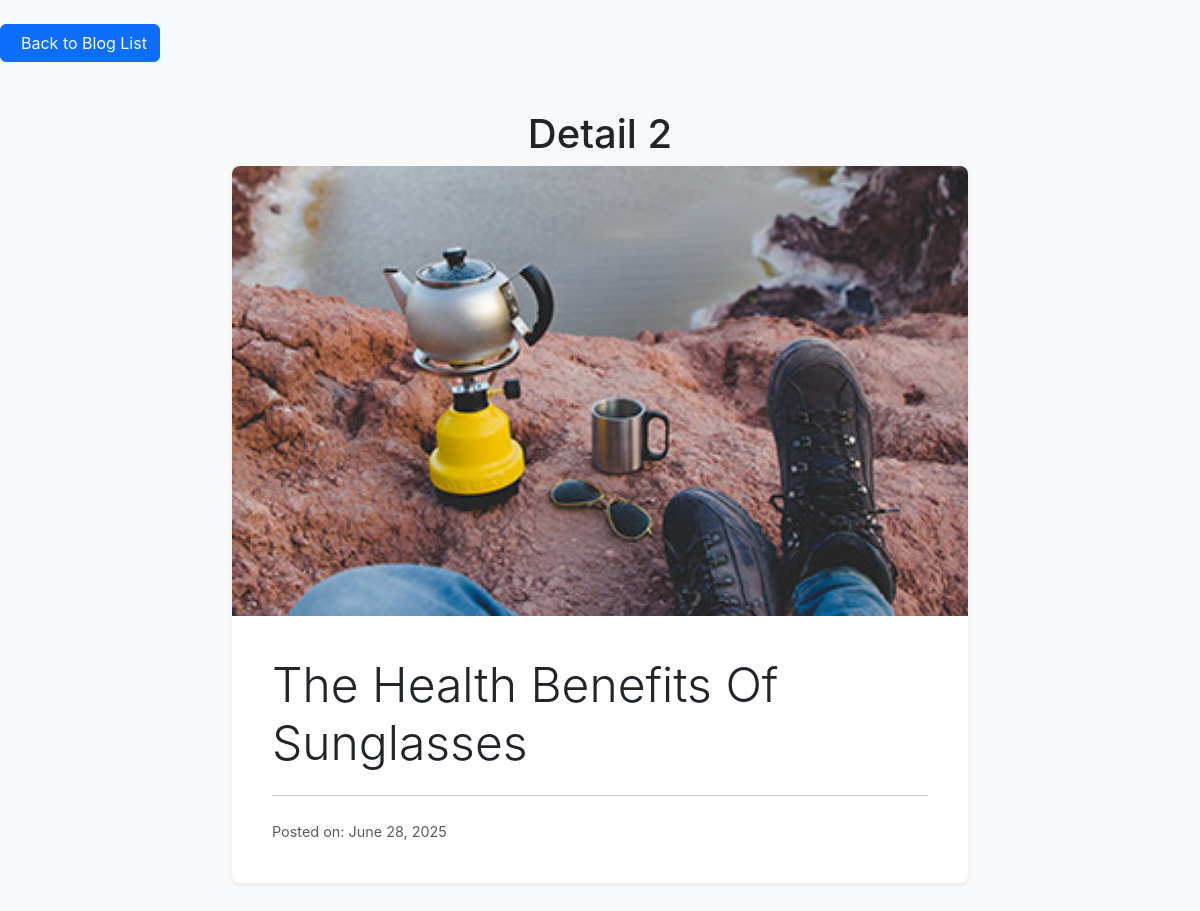
The app's page /blogs/detail/2/ with its own data.
### accounts/models.py (models this page shows, shortened)
class LatestNews(models.Model):
    CATEGORY_CHOICES = [
        ('fashion', 'Fashion'),
        ('tech', 'Tech'),
        ('sport', 'Sport'),
    ]
    title = models.CharField(max_length=255)
    category = models.CharField(max_length=50, choices=CATEGORY_CHOICES, default='fashion')
    image = models.ImageField(upload_to='news_images/')
    date = models.DateField(auto_now_add=True)
    button_text = models.CharField(max_length=100, default='Read More')

### accounts/views.py (the view)
# urls.py: path('blogs/detail/<int:pk>/', views.blog_detail_template, name='blog-detail-template'),
def blog_detail_template(request, pk):
    blog = get_object_or_404(LatestNews, pk=pk)
    context = {
        'blog_id': pk,      # if you still want to show ID separately
        'blog': blog        # this is required for blog.image.url etc.
    }
    return render(request, 'api/blog_detail.html', context)

### accounts/templates/api/blog_detail.html (shortened to what this page needs)
{% load static %}
<!DOCTYPE html>
<html lang="en">
<head>
  <link href="https://cdn.jsdelivr.net/npm/bootstrap@5.3.3/dist/css/bootstrap.min.css" rel="stylesheet">
</head>
<body class="bg-light">
  <a href="{% url 'blog_list_page' %}" class="btn btn-primary mt-4">
     Back to Blog List
  </a>
  <div class="container py-5">
    <div class="row justify-content-center">
      <h1 style="text-align: center;"> Detail {{blog.id}}</h1>
      <div class="col-lg-8">
        <div class="card shadow-sm">
          {% if blog.image %}
          <div class="blog-image-container">
            <img src="{{ blog.image.url }}" alt="{{ blog.title }}" class="img-fluid w-100"
              style="max-height: 450px; object-fit: cover;">
          </div>
          {% else %}
          <div class="alert alert-light text-center mb-0" role="alert">
            <em class="text-muted">No image available</em>
          </div>
          {% endif %}
          <div class="card-body">
            <h1 class="card-title display-5 mb-4">{{ blog.title }}</h1>
            <hr class="my-4">
            <div class="d-flex justify-content-between align-items-center">
              <small class="text-muted">Posted on: {{ blog.date|date:"F j, Y" }}</small>
            </div>
          </div>
        </div>
      </div>
    </div>
  </div>
</body>
</html>

### accounts/templates/api/blog_detail.html (style rules this page uses)
body { line-height: 1.6; font-family: -apple-system, BlinkMacSystemFont, 'Segoe UI', Roboto, Oxygen, Ubuntu, Cantarell, sans-serif; }
.card { border: none; border-radius: 8px; overflow: hidden; }
.card-body { padding: 2.5rem; }
.text-muted { font-size: 0.9rem; }

### records on screen
LatestNews: id "2", image (picture), title "The Health Benefits Of Sunglasses", date "June 28, 2025"
